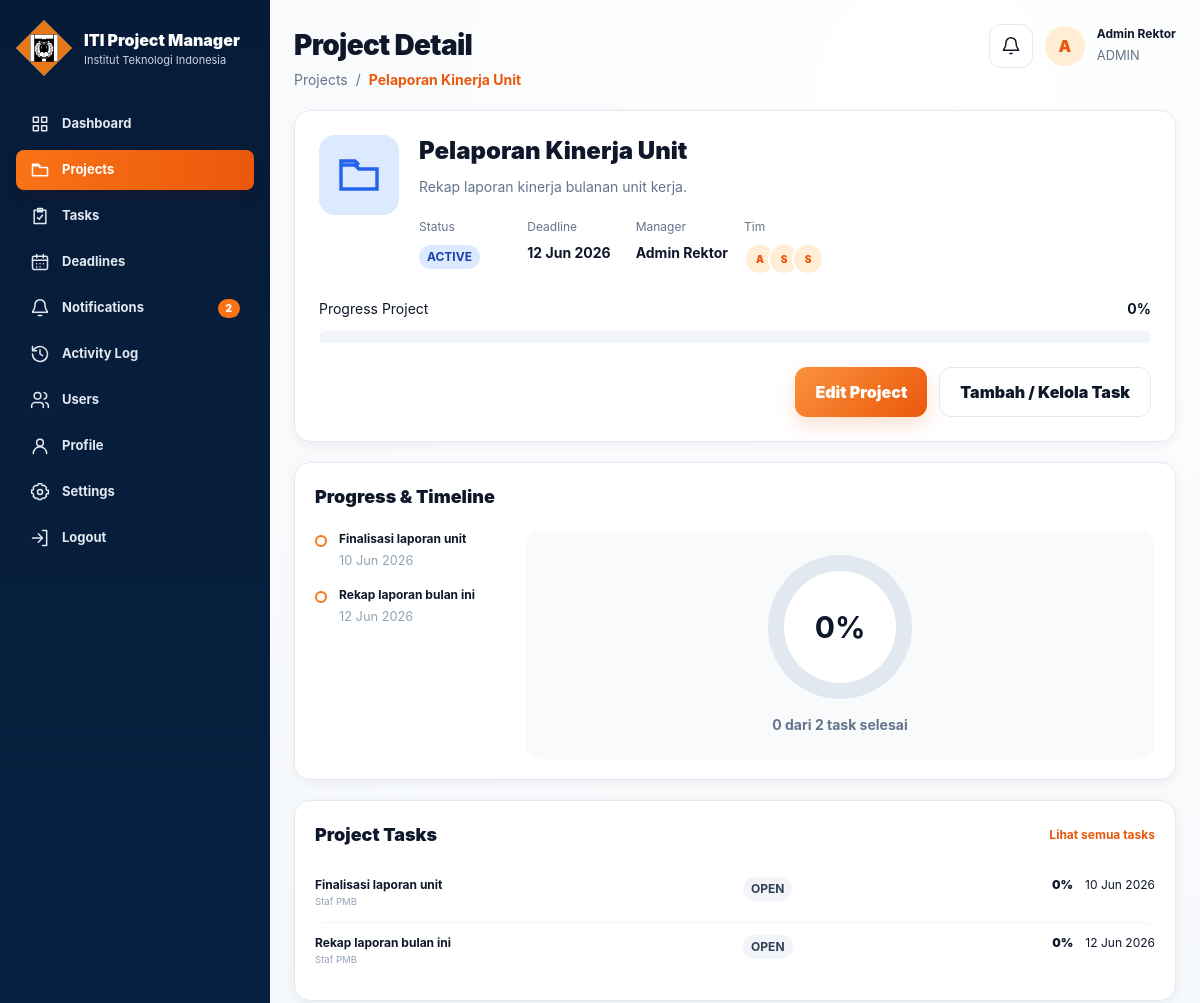
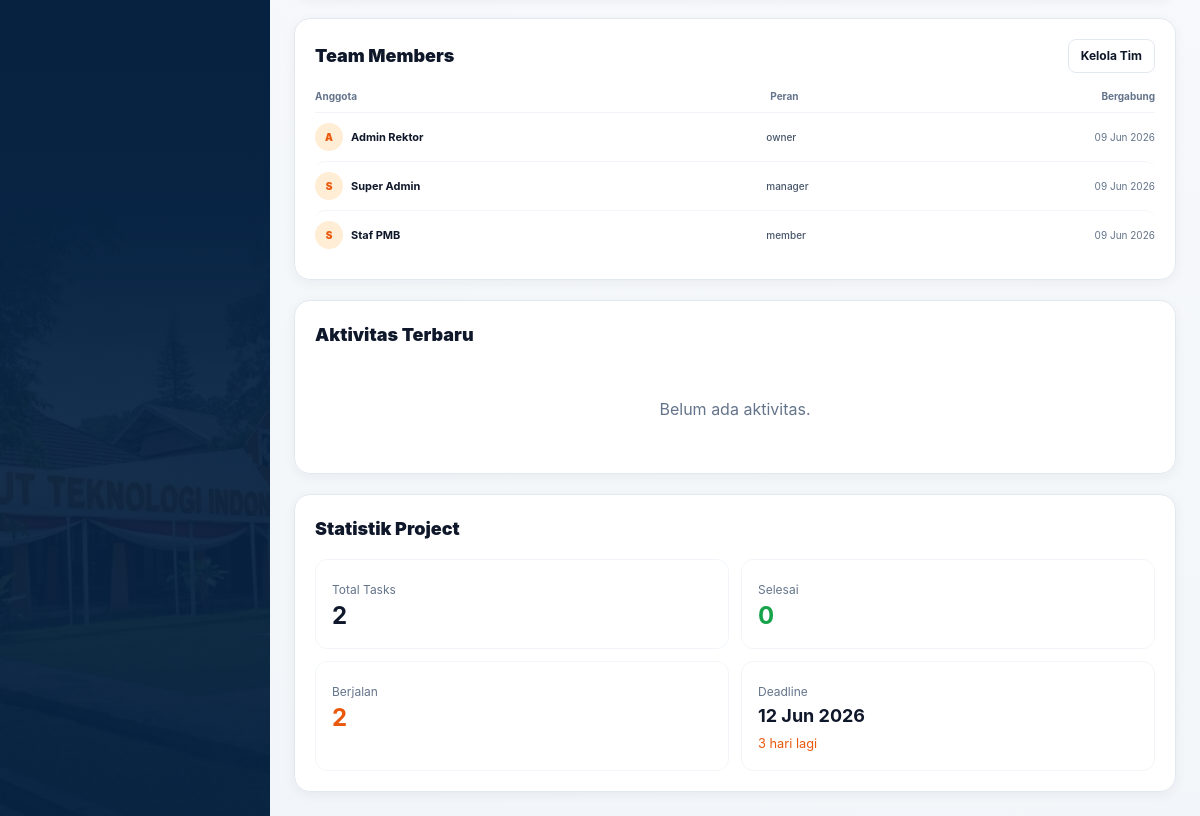
/actions/project-detail.php?id=9 (signed in), run on the app's committed database (2 pictures, top to bottom).
### tables this page shows
CREATE TABLE users (
    id INT AUTO_INCREMENT PRIMARY KEY,
    name VARCHAR(120) NOT NULL,
    email VARCHAR(160) NOT NULL UNIQUE,
    password_hash VARCHAR(255) NOT NULL,
    role ENUM('SUPERADMIN','ADMIN','MODERATOR','USER') NOT NULL DEFAULT 'USER',
    unit VARCHAR(120) NULL,
    status ENUM('active','inactive') NOT NULL DEFAULT 'active',
    created_by INT NULL,
    created_at DATETIME NOT NULL DEFAULT CURRENT_TIMESTAMP,
    updated_at DATETIME NULL,
    deleted_at DATETIME NULL,
    INDEX idx_users_role (role),
    INDEX idx_users_status (status)
);

CREATE TABLE projects (
    id INT AUTO_INCREMENT PRIMARY KEY,
    title VARCHAR(180) NOT NULL,
    description TEXT NULL,
    owner_id INT NOT NULL,
    status ENUM('draft','active','review','completed','archived') NOT NULL DEFAULT 'active',
    deadline_at DATETIME NOT NULL,
    created_at DATETIME NOT NULL DEFAULT CURRENT_TIMESTAMP,
    updated_at DATETIME NULL,
    deleted_at DATETIME NULL,
    INDEX idx_projects_owner (owner_id),
    INDEX idx_projects_status (status),
    INDEX idx_projects_deadline (deadline_at),
    CONSTRAINT fk_projects_owner FOREIGN KEY (owner_id) REFERENCES users(id)
);

CREATE TABLE project_members (
    id INT AUTO_INCREMENT PRIMARY KEY,
    project_id INT NOT NULL,
    user_id INT NOT NULL,
    role_in_project ENUM('owner','manager','member') NOT NULL DEFAULT 'member',
    created_at DATETIME NOT NULL DEFAULT CURRENT_TIMESTAMP,
    UNIQUE KEY unique_project_user (project_id, user_id),
    INDEX idx_project_members_project (project_id),
    INDEX idx_project_members_user (user_id),
    CONSTRAINT fk_pm_project FOREIGN KEY (project_id) REFERENCES projects(id) ON DELETE CASCADE,
    CONSTRAINT fk_pm_user FOREIGN KEY (user_id) REFERENCES users(id) ON DELETE CASCADE
);

CREATE TABLE tasks (
    id INT AUTO_INCREMENT PRIMARY KEY,
    project_id INT NOT NULL,
    title VARCHAR(180) NOT NULL,
    description TEXT NULL,
    created_by INT NOT NULL,
    status ENUM('open','submitted','approved','rejected') NOT NULL DEFAULT 'open',
    deadline_at DATETIME NOT NULL,
    reviewed_by INT NULL,
    reviewed_at DATETIME NULL,
    created_at DATETIME NOT NULL DEFAULT CURRENT_TIMESTAMP,
    updated_at DATETIME NULL,
    deleted_at DATETIME NULL,
    INDEX idx_tasks_project (project_id),
    INDEX idx_tasks_status (status),
    INDEX idx_tasks_deadline (deadline_at),
    INDEX idx_tasks_created_by (created_by),
    CONSTRAINT fk_tasks_project FOREIGN KEY (project_id) REFERENCES projects(id) ON DELETE CASCADE,
    CONSTRAINT fk_tasks_created_by FOREIGN KEY (created_by) REFERENCES users(id),
    CONSTRAINT fk_tasks_reviewed_by FOREIGN KEY (reviewed_by) REFERENCES users(id)
);

### actions/views/project-detail-view.php (the view, shortened to what the rows shown need)
<main class="project-detail-page min-h-screen flex-1 overflow-x-hidden p-4 lg:p-6">
    <header class="mb-5 flex flex-col gap-3 lg:flex-row lg:items-start lg:justify-between">
        <div>
            <h1 class="text-[28px] font-black tracking-tight">Project Detail</h1>
            <p class="mt-1 text-sm text-slate-500"><a href="<?= e(app_url('index.php?page=projects')) ?>">Projects</a><span class="mx-2">/</span><strong class="text-orange-600"><?= e($project['title']) ?></strong></p>
        </div>
        <div class="flex items-center gap-3">
            <a class="dashboard-interactive-icon grid h-11 w-11 place-items-center rounded-xl border border-slate-200 bg-white" href="<?= e(app_url('index.php?page=notifications')) ?>"><svg class="h-5 w-5" viewBox="0 0 24 24" fill="none" stroke="currentColor" stroke-width="1.8"><path d="M18 8a6 6 0 0 0-12 0c0 7-3 7-3 9h18c0-2-3-2-3-9Zm-8 13h4"/></svg></a>
            <span class="grid h-10 w-10 place-items-center rounded-full bg-orange-100 font-black text-orange-600"><?= e(strtoupper(substr($user['name'], 0, 1))) ?></span>
            <span class="hidden sm:block"><b class="block text-xs"><?= e($user['name']) ?></b><small class="text-slate-500"><?= e(role_label($user['role'])) ?></small></span>
        </div>
    </header>
    <section class="rounded-2xl border border-slate-200 bg-white p-6 shadow-sm">
        <div class="grid gap-6 xl:grid-cols-[1.4fr_.8fr]">
            <div class="flex gap-5">
                <div class="min-w-0">
                    <h2 class="text-2xl font-black"><?= e($project['title']) ?></h2>
                    <p class="mt-2 max-w-2xl text-sm leading-6 text-slate-500"><?= e($project['description'] ?: 'Tidak ada deskripsi project.') ?></p>
                    <div class="mt-5 grid gap-4 sm:grid-cols-4">
                        <div><span class="block text-xs text-slate-500">Status</span><div class="mt-2"><?= status_badge($project['status']) ?></div></div>
                        <div><span class="block text-xs text-slate-500">Deadline</span><b class="mt-2 block text-sm"><?= e(date('d M Y', strtotime($project['deadline_at']))) ?></b></div>
                        <div><span class="block text-xs text-slate-500">Manager</span><b class="mt-2 block text-sm"><?= e($project['owner_name']) ?></b></div>
                        <div><div class="mt-2 flex -space-x-2"><?php foreach (array_slice($members, 0, 5) as $member): ?><span class="grid h-8 w-8 place-items-center rounded-full border-2 border-white bg-orange-100 text-[10px] font-black text-orange-600" title="<?= e($member['name']) ?>"><?= e(strtoupper(substr($member['name'], 0, 1))) ?></span><?php endforeach; ?></div></div>
                    </div>
                </div>
            </div>
        </div>
    </section>
    <section class="mt-5 grid gap-5 xl:grid-cols-2">
        <div class="rounded-2xl border border-slate-200 bg-white p-5 shadow-sm">
            <div class="mt-5 grid gap-5 md:grid-cols-[190px_1fr]">
                <div class="space-y-4"><?php foreach (array_slice($timelineTasks, 0, 6) as $task): ?><a class="timeline-item flex gap-3" href="<?= e(app_url('actions/task-detail.php?id=' . $task['id'])) ?>"><span class="mt-1 h-3 w-3 shrink-0 rounded-full border-2 <?= $task['status']==='approved'?'border-green-500 bg-green-100':'border-orange-500 bg-white' ?>"></span><span><b class="block text-xs"><?= e($task['title']) ?></b><small class="text-slate-400"><?= e(date('d M Y', strtotime($task['deadline_at']))) ?></small></span></a><?php endforeach; ?><?php if (!$timelineTasks): ?><p class="text-sm text-slate-500">Belum ada timeline task.</p><?php endif; ?></div>
            </div>
        </div>
        <div class="rounded-2xl border border-slate-200 bg-white p-5 shadow-sm">
            <div class="mt-4 divide-y divide-slate-100"><?php foreach (array_slice($tasks, 0, 6) as $task): ?><a class="project-task-row grid gap-3 py-3 text-xs md:grid-cols-[1.4fr_1fr_auto_auto]" href="<?= e(app_url('actions/task-detail.php?id=' . $task['id'])) ?>"><span><b class="block"><?= e($task['title']) ?></b><small class="text-slate-400"><?= e($task['assignee_names'] ?: '-') ?></small></span><span><?= status_badge($task['status']) ?></span><span class="font-black"><?= $task['status']==='approved'?'100%':'0%' ?></span><span class="whitespace-nowrap"><?= e(date('d M Y', strtotime($task['deadline_at']))) ?></span></a><?php endforeach; ?><?php if (!$tasks): ?><p class="py-8 text-center text-slate-500">Belum ada task.</p><?php endif; ?></div>
        </div>
    </section>
    <section class="mt-5 grid gap-5 xl:grid-cols-3">
        <div class="rounded-2xl border border-slate-200 bg-white p-5 shadow-sm">
            <div class="mt-4">
                <div class="divide-y divide-slate-100">
                    <?php foreach (array_slice($members, 0, 6) as $member): ?>
                        <div class="team-member-row grid grid-cols-[minmax(0,1.25fr)_minmax(0,.9fr)_auto] items-center gap-3 py-2.5">
                            <span class="flex min-w-0 items-center gap-2">
                                <span class="grid h-7 w-7 shrink-0 place-items-center rounded-full bg-orange-100 text-[10px] font-black text-orange-600"><?= e(strtoupper(substr($member['name'], 0, 1))) ?></span>
                                <b class="truncate text-[11px]"><?= e($member['name']) ?></b>
                            </span>
                            <small class="truncate text-[10px] font-medium text-slate-600"><?= e(role_label($member['role_in_project'])) ?></small>
                            <small class="whitespace-nowrap text-[10px] text-slate-500"><?= !empty($member['created_at']) ? e(date('d M Y', strtotime($member['created_at']))) : '-' ?></small>
                        </div>
                    <?php endforeach; ?>
                </div>
            </div>
        </div>
        <div class="rounded-2xl border border-slate-200 bg-white p-5 shadow-sm"><div class="mt-4 grid gap-3 sm:grid-cols-2"><div class="rounded-xl border border-slate-100 p-4"><span class="text-xs text-slate-500">Deadline</span><strong class="block text-lg"><?= e(date('d M Y',strtotime($project['deadline_at']))) ?></strong><small class="<?= $daysRemaining < 0 ? 'text-red-600':'text-orange-600' ?>"><?= $daysRemaining < 0 ? e(abs($daysRemaining)).' hari terlambat' : e($daysRemaining).' hari lagi' ?></small></div></div></div>
    </section>
</main>

### includes/sidebar.php (shortened to what the rows shown need)
<?php
$active = $_GET['page'] ?? 'dashboard';
$currentScript = basename($_SERVER['SCRIPT_NAME'] ?? '');
if ($currentScript === 'project-detail.php') $active = 'projects';
$unreadSidebarCount = isset($pdo, $user['id']) ? get_unread_notification_count($pdo, (int)$user['id']) : 0;
$menu = [
    'dashboard' => ['Dashboard', '<path d="M4 4h6v6H4V4Zm10 0h6v6h-6V4ZM4 14h6v6H4v-6Zm10 0h6v6h-6v-6Z"/>'],
    'projects' => ['Projects', '<path d="M3 7h7l2 2h9v10H3V7Zm0 0V5h7l2 2"/>'],
    'tasks' => ['Tasks', '<path d="M9 5h10v16H5V5h2m2-2h6v4H9V3Zm0 11 2 2 4-5"/>'],
    'deadlines' => ['Deadlines', '<rect x="3" y="5" width="18" height="16" rx="2"/><path d="M8 3v4m8-4v4M3 10h18m-13 4h.01m4 0h.01m4 0h.01m-8 4h.01m4 0h.01"/>'],
    'notifications' => ['Notifications', '<path d="M18 8a6 6 0 0 0-12 0c0 7-3 7-3 9h18c0-2-3-2-3-9Zm-8 13h4"/>'],
    'activity' => ['Activity Log', '<path d="M3 12a9 9 0 1 0 3-6.7L3 8m0-5v5h5m4-1v5l3 2"/>'],
    'users' => ['Users', '<path d="M16 21v-2a4 4 0 0 0-4-4H6a4 4 0 0 0-4 4v2m7-10a4 4 0 1 0 0-8 4 4 0 0 0 0 8Zm13 10v-2a4 4 0 0 0-3-3.87m-2-12a4 4 0 0 1 0 7.75"/>'],
    'profile' => ['Profile', '<path d="M20 21a8 8 0 0 0-16 0m12-13a4 4 0 1 1-8 0 4 4 0 0 1 8 0Z"/>'],
    'settings' => ['Settings', '<circle cx="12" cy="12" r="3"/><path d="M19.4 15a1.7 1.7 0 0 0 .34 1.88l.06.06-2.83 2.83-.06-.06A1.7 1.7 0 0 0 15 19.4a1.7 1.7 0 0 0-1 .6 1.7 1.7 0 0 0-.4 1.1V21h-4v-.09A1.7 1.7 0 0 0 8.6 19.4a1.7 1.7 0 0 0-1.88.34l-.06.06-2.83-2.83.06-.06A1.7 1.7 0 0 0 4.2 15a1.7 1.7 0 0 0-.6-1A1.7 1.7 0 0 0 2.5 13.6H2v-4h.5A1.7 1.7 0 0 0 4.2 8.6a1.7 1.7 0 0 0-.34-1.88l-.06-.06 2.83-2.83.06.06A1.7 1.7 0 0 0 8.6 4.2a1.7 1.7 0 0 0 1-.6A1.7 1.7 0 0 0 10 2.5V2h4v.5A1.7 1.7 0 0 0 15 4.2a1.7 1.7 0 0 0 1.88-.34l.06-.06 2.83 2.83-.06.06A1.7 1.7 0 0 0 19.4 8.6a1.7 1.7 0 0 0 .6 1 1.7 1.7 0 0 0 1.1.4h.9v4h-.9a1.7 1.7 0 0 0-1.7 1Z"/>'],
];
?>
        <?php foreach (['dashboard','projects','tasks','deadlines','notifications'] as $key): [$label,$icon]=$menu[$key]; ?>
        <?php endforeach; ?>
<aside class="iti-sidebar dashboard-sidebar text-white lg:sticky lg:top-0 lg:h-screen lg:w-[270px] lg:min-h-screen p-4 lg:px-4 lg:py-5">
    <div class="flex items-center justify-between gap-4">
        <div class="flex min-w-0 items-center gap-3">
            <div class="min-w-0">
                <h1 class="truncate text-[16px] font-black">ITI Project Manager</h1>
            </div>
        </div>
    </div>
    <nav class="iti-scrollbar mt-7 flex gap-2 overflow-x-auto pb-2 lg:block lg:space-y-1.5 lg:overflow-visible lg:pb-0">
        <?php foreach ($menu as $key => [$label, $icon]): ?>
            <?php $is = $active === $key; ?>
            <a class="flex shrink-0 items-center gap-3 rounded-lg px-3.5 py-2.5 text-[13px] font-bold transition <?= $is ? 'bg-gradient-to-r from-orange-500 to-orange-600 text-white shadow-lg shadow-orange-950/20' : 'text-slate-200 hover:bg-white/10' ?>"
               href="<?= e(app_url('index.php?page=' . $key)) ?>">
                <svg class="h-5 w-5 shrink-0" viewBox="0 0 24 24" fill="none" stroke="currentColor" stroke-width="1.8" stroke-linecap="round" stroke-linejoin="round" aria-hidden="true"><?= $icon ?></svg>
                <span><?= e($label) ?></span>
                <?php if ($key === 'notifications' && $unreadSidebarCount > 0): ?>
                    <span class="ml-auto rounded-full bg-orange-500 px-2 py-0.5 text-[10px] font-black text-white"><?= e($unreadSidebarCount) ?></span>
                <?php endif; ?>
            </a>
        <?php endforeach; ?>
    </nav>
</aside>

### includes/functions.php (shortened to what the rows shown need)
<?php
function e($value) {
    return htmlspecialchars((string)$value, ENT_QUOTES, 'UTF-8');
}
function app_url($path = '') {
    $scriptDir = str_replace('\\', '/', dirname($_SERVER['SCRIPT_NAME'] ?? ''));
    $parts = array_values(array_filter(explode('/', $scriptDir)));
    if ($parts && in_array(end($parts), ['actions', 'pages', 'includes'], true)) {
        array_pop($parts);
    }
    $base = '/' . implode('/', $parts);
    $base = rtrim($base, '/');
    return ($base ?: '') . '/' . ltrim($path, '/');
}
function current_user() {
    return $_SESSION['user'] ?? null;
}
function role_label($role) {
    return $role === 'SUPERADMIN' ? 'SUPERADMIN' : $role;
}
function get_assignable_project_users($pdo, $currentUser) {
    if ($currentUser['role'] === 'ADMIN') {
        $stmt = $pdo->prepare("SELECT id, name, email, role, unit FROM users WHERE status = 'active' AND deleted_at IS NULL AND role IN ('ADMIN','MODERATOR','USER') ORDER BY FIELD(role,'ADMIN','MODERATOR','USER'), name ASC");
        $stmt->execute();
        return $stmt->fetchAll();
    }
    return [];
}
function get_project_members($pdo, $projectId) {
    $stmt = $pdo->prepare("
        SELECT u.id, u.name, u.email, u.role, u.unit, pm.role_in_project, pm.created_at
        FROM project_members pm
        JOIN users u ON u.id = pm.user_id
        WHERE pm.project_id = ? AND u.status = 'active' AND u.deleted_at IS NULL
        ORDER BY FIELD(pm.role_in_project,'owner','manager','member'), FIELD(u.role,'SUPERADMIN','ADMIN','MODERATOR','USER'), u.name ASC
    ");
    $stmt->execute([$projectId]);
    return $stmt->fetchAll();
}
function get_project_by_id($pdo, $projectId) {
    $stmt = $pdo->prepare("
        SELECT p.*, u.name AS owner_name
        FROM projects p
        JOIN users u ON u.id = p.owner_id
        WHERE p.id = ? AND p.deleted_at IS NULL
        LIMIT 1
    ");
    $stmt->execute([$projectId]);
    return $stmt->fetch();
}
function status_badge($status) {
    $map = [
        'open' => 'bg-slate-100 text-slate-700',
        'submitted' => 'bg-amber-100 text-amber-800',
        'approved' => 'bg-green-100 text-green-800',
        'rejected' => 'bg-red-100 text-red-800',
        'completed' => 'bg-green-100 text-green-800',
        'active' => 'bg-blue-100 text-blue-800',
        'review' => 'bg-amber-100 text-amber-800',
        'draft' => 'bg-slate-100 text-slate-700',
        'archived' => 'bg-slate-200 text-slate-700',
    ];
    $class = $map[$status] ?? 'bg-slate-100 text-slate-700';
    return '<span class="inline-flex rounded-full px-2 py-1 text-xs font-bold ' . $class . '">' . e(strtoupper($status)) . '</span>';
}
function get_unread_notification_count($pdo, $userId) {
    $stmt = $pdo->prepare("SELECT COUNT(*) FROM notifications WHERE user_id = ? AND is_read = 0");
    $stmt->execute([$userId]);
    return (int)$stmt->fetchColumn();
}

### data on the page
users: id "2", name "A", name "Admin Rektor", role "ADMIN"
projects: title "Pelaporan Kinerja Unit", description "Rekap laporan kinerja bulanan unit kerja.", status "ACTIVE", deadline_at "12 Jun 2026", owner.name "Admin Rektor", deadline_at "3"
project_members: user.name "A", user.name "Admin Rektor", role_in_project "owner", created_at "09 Jun 2026"
project_members: user.name "S", user.name "Super Admin", role_in_project "manager", created_at "09 Jun 2026"
project_members: user.name "S", user.name "Staf PMB", role_in_project "member", created_at "09 Jun 2026"
tasks: title "Finalisasi laporan unit", deadline_at "10 Jun 2026", assignee_names "Staf PMB", status "OPEN", shows "0%"
tasks: title "Rekap laporan bulan ini", deadline_at "12 Jun 2026", assignee_names "Staf PMB", status "OPEN", shows "0%"

### other printed values
$label "Dashboard"
$label "Projects"
$label "Tasks"
$label "Deadlines"
$label "Notifications"
$label "Activity Log"
$label "Users"
$label "Profile"
$label "Settings"
$progress "0"
$doneTasks "0"
$totalTasks "2"
$openTasks + $reviewTasks "2"
